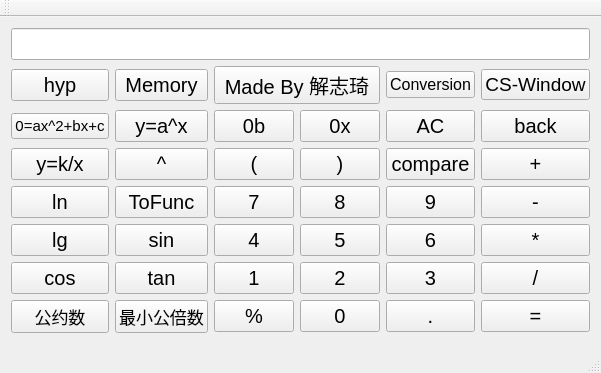
<?xml version="1.0" encoding="UTF-8"?>
<ui version="4.0">
 <class>Calqulator</class>
 <widget class="QMainWindow" name="Calqulator">
  <property name="geometry">
   <rect>
    <x>0</x>
    <y>0</y>
    <width>522</width>
    <height>346</height>
   </rect>
  </property>
  <property name="font">
   <font>
    <pointsize>15</pointsize>
   </font>
  </property>
  <property name="windowTitle">
   <string>Calqulator</string>
  </property>
  <widget class="QWidget" name="centralWidget">
   <layout class="QGridLayout" name="gridLayout">
    <item row="10" column="6">
     <widget class="QPushButton" name="equalbtn">
      <property name="text">
       <string>=</string>
      </property>
     </widget>
    </item>
    <item row="10" column="5">
     <widget class="QPushButton" name="pointbtn">
      <property name="text">
       <string>.</string>
      </property>
     </widget>
    </item>
    <item row="10" column="4">
     <widget class="QPushButton" name="digitalbtn0">
      <property name="text">
       <string>0</string>
      </property>
     </widget>
    </item>
    <item row="9" column="6">
     <widget class="QPushButton" name="divbtn">
      <property name="text">
       <string>/</string>
      </property>
     </widget>
    </item>
    <item row="10" column="1">
     <widget class="QPushButton" name="cdbtn">
      <property name="font">
       <font>
        <pointsize>13</pointsize>
       </font>
      </property>
      <property name="text">
       <string>公约数</string>
      </property>
     </widget>
    </item>
    <item row="10" column="2">
     <widget class="QPushButton" name="lcmbtn">
      <property name="font">
       <font>
        <pointsize>13</pointsize>
       </font>
      </property>
      <property name="text">
       <string>最小公倍数</string>
      </property>
      <property name="iconSize">
       <size>
        <width>12</width>
        <height>12</height>
       </size>
      </property>
     </widget>
    </item>
    <item row="10" column="3">
     <widget class="QPushButton" name="percentbtn">
      <property name="text">
       <string>%</string>
      </property>
     </widget>
    </item>
    <item row="4" column="4">
     <widget class="QPushButton" name="rightbracketbtn">
      <property name="text">
       <string>)</string>
      </property>
     </widget>
    </item>
    <item row="2" column="1">
     <widget class="QPushButton" name="function_2">
      <property name="font">
       <font>
        <pointsize>11</pointsize>
       </font>
      </property>
      <property name="text">
       <string>0=ax^2+bx+c</string>
      </property>
     </widget>
    </item>
    <item row="2" column="2">
     <widget class="QPushButton" name="function_a_x">
      <property name="font">
       <font>
        <pointsize>15</pointsize>
       </font>
      </property>
      <property name="text">
       <string>y=a^x</string>
      </property>
     </widget>
    </item>
    <item row="2" column="4">
     <widget class="QPushButton" name="hexbtn">
      <property name="text">
       <string>0x</string>
      </property>
     </widget>
    </item>
    <item row="2" column="3">
     <widget class="QPushButton" name="binbtn">
      <property name="text">
       <string>0b</string>
      </property>
     </widget>
    </item>
    <item row="0" column="1" colspan="6">
     <widget class="QLineEdit" name="lineEdit"/>
    </item>
    <item row="2" column="6">
     <widget class="QPushButton" name="backbtn">
      <property name="text">
       <string>back</string>
      </property>
     </widget>
    </item>
    <item row="4" column="1">
     <widget class="QPushButton" name="inversefunction">
      <property name="text">
       <string>y=k/x</string>
      </property>
     </widget>
    </item>
    <item row="4" column="3">
     <widget class="QPushButton" name="leftbracketbtn">
      <property name="text">
       <string>(</string>
      </property>
     </widget>
    </item>
    <item row="6" column="4">
     <widget class="QPushButton" name="digitalbtn8">
      <property name="text">
       <string>8</string>
      </property>
     </widget>
    </item>
    <item row="6" column="5">
     <widget class="QPushButton" name="digitalbtn9">
      <property name="text">
       <string>9</string>
      </property>
     </widget>
    </item>
    <item row="6" column="1">
     <widget class="QPushButton" name="lnbtn">
      <property name="text">
       <string>ln</string>
      </property>
     </widget>
    </item>
    <item row="2" column="5">
     <widget class="QPushButton" name="allclearbtn">
      <property name="text">
       <string>AC</string>
      </property>
     </widget>
    </item>
    <item row="6" column="3">
     <widget class="QPushButton" name="digitalbtn7">
      <property name="text">
       <string>7</string>
      </property>
     </widget>
    </item>
    <item row="4" column="6">
     <widget class="QPushButton" name="addbtn">
      <property name="text">
       <string>+</string>
      </property>
     </widget>
    </item>
    <item row="6" column="6">
     <widget class="QPushButton" name="subbtn">
      <property name="text">
       <string>-</string>
      </property>
     </widget>
    </item>
    <item row="9" column="4">
     <widget class="QPushButton" name="digitalbtn2">
      <property name="text">
       <string>2</string>
      </property>
     </widget>
    </item>
    <item row="4" column="5">
     <widget class="QPushButton" name="comparebtn">
      <property name="font">
       <font>
        <pointsize>15</pointsize>
       </font>
      </property>
      <property name="text">
       <string>compare</string>
      </property>
     </widget>
    </item>
    <item row="8" column="1">
     <widget class="QPushButton" name="lgbtn">
      <property name="text">
       <string>lg</string>
      </property>
     </widget>
    </item>
    <item row="8" column="2">
     <widget class="QPushButton" name="sinbtn">
      <property name="text">
       <string>sin</string>
      </property>
     </widget>
    </item>
    <item row="9" column="5">
     <widget class="QPushButton" name="digitalbtn3">
      <property name="text">
       <string>3</string>
      </property>
     </widget>
    </item>
    <item row="8" column="4">
     <widget class="QPushButton" name="digitalbtn5">
      <property name="text">
       <string>5</string>
      </property>
     </widget>
    </item>
    <item row="8" column="5">
     <widget class="QPushButton" name="digitalbtn6">
      <property name="text">
       <string>6</string>
      </property>
     </widget>
    </item>
    <item row="9" column="1">
     <widget class="QPushButton" name="cosbtn">
      <property name="text">
       <string>cos</string>
      </property>
     </widget>
    </item>
    <item row="8" column="3">
     <widget class="QPushButton" name="digitalbtn4">
      <property name="text">
       <string>4</string>
      </property>
     </widget>
    </item>
    <item row="9" column="3">
     <widget class="QPushButton" name="digitalbtn1">
      <property name="text">
       <string>1</string>
      </property>
     </widget>
    </item>
    <item row="9" column="2">
     <widget class="QPushButton" name="tanbtn">
      <property name="text">
       <string>tan</string>
      </property>
     </widget>
    </item>
    <item row="8" column="6">
     <widget class="QPushButton" name="mulbtn">
      <property name="text">
       <string>*</string>
      </property>
     </widget>
    </item>
    <item row="6" column="2">
     <widget class="QPushButton" name="tofunction">
      <property name="font">
       <font>
        <pointsize>15</pointsize>
       </font>
      </property>
      <property name="text">
       <string>ToFunc</string>
      </property>
     </widget>
    </item>
    <item row="4" column="2">
     <widget class="QPushButton" name="pawbtn">
      <property name="text">
       <string>^</string>
      </property>
     </widget>
    </item>
    <item row="1" column="1">
     <widget class="QPushButton" name="hypbtn">
      <property name="text">
       <string>hyp</string>
      </property>
     </widget>
    </item>
    <item row="1" column="5">
     <widget class="QPushButton" name="conversition">
      <property name="font">
       <font>
        <pointsize>12</pointsize>
       </font>
      </property>
      <property name="text">
       <string>Conversion</string>
      </property>
     </widget>
    </item>
    <item row="1" column="6">
     <widget class="QPushButton" name="cs_window">
      <property name="font">
       <font>
        <pointsize>14</pointsize>
       </font>
      </property>
      <property name="text">
       <string>CS-Window</string>
      </property>
     </widget>
    </item>
    <item row="1" column="2">
     <widget class="QPushButton" name="memory">
      <property name="text">
       <string>Memory</string>
      </property>
     </widget>
    </item>
    <item row="1" column="3" colspan="2">
     <widget class="QPushButton" name="pushButton">
      <property name="text">
       <string>Made By 解志琦</string>
      </property>
     </widget>
    </item>
   </layout>
  </widget>
  <widget class="QMenuBar" name="menuBar">
   <property name="geometry">
    <rect>
     <x>0</x>
     <y>0</y>
     <width>522</width>
     <height>17</height>
    </rect>
   </property>
  </widget>
  <widget class="QToolBar" name="mainToolBar">
   <attribute name="toolBarArea">
    <enum>TopToolBarArea</enum>
   </attribute>
   <attribute name="toolBarBreak">
    <bool>false</bool>
   </attribute>
  </widget>
  <widget class="QStatusBar" name="statusBar"/>
 </widget>
 <layoutdefault spacing="6" margin="11"/>
 <resources/>
 <connections/>
</ui>
